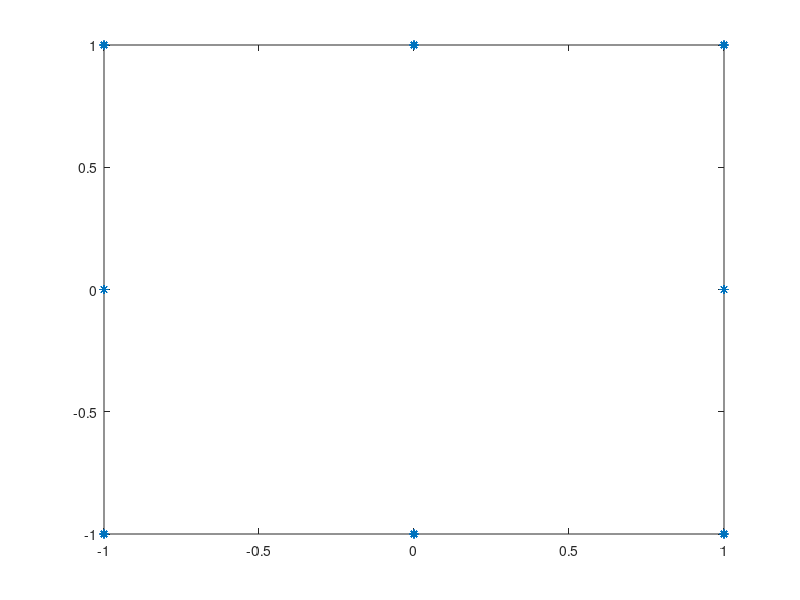

MATLAB code to generate this figure:
clear all;close all;clc

N = 128;

M = 16;

n = 1;

f = zeros(1, N);
for k = 0:1:N-1

    f(k+1) = exp((-1i.*2.*pi.*n.*k)./(N./M));

end

plot(round(real(f)), round(imag(f)), '*')

N = 128;
for k = 0:1:N-1
    
    fprintf(1, '%d\n', mod(-(N/2)+  1 + k, 1536));
    
end